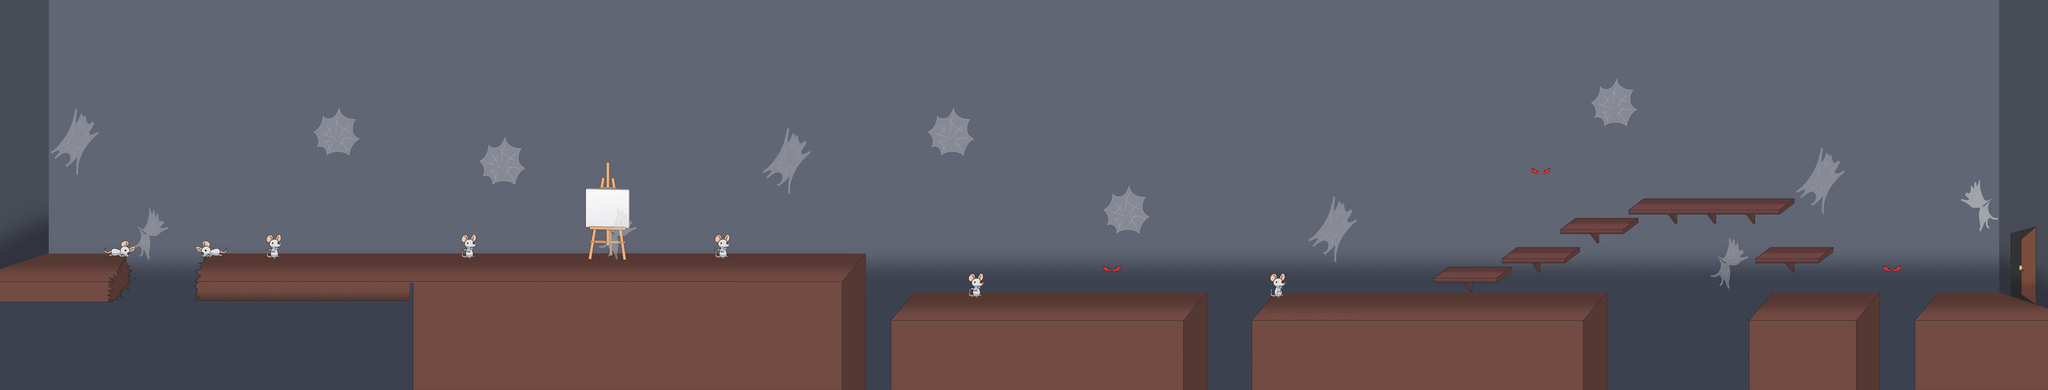

This is a level from a 2D game, rendered from its Tiled map with the project's own tilesets. A one-line summary and the map file follow, with tile-layer data summarised:
An orthogonal 210x40 tile map with 45x45 px tiles, 18 tile layers (LanzaPapa, Pogo, Lampara, Capita, ...), 2 tilesets.

<map version="1.0" orientation="orthogonal" renderorder="right-down" width="210" height="40" tilewidth="45" tileheight="45" nextobjectid="1">
 <tileset firstgid="1" name="Fondo sotano" tilewidth="45" tileheight="45" tilecount="1296" columns="54">
  <image source="TileSotano.png" width="2448" height="1116" />
 </tileset>
 <tileset firstgid="1297" name="Fondo sotano 2" tilewidth="45" tileheight="45" tilecount="2915" columns="55">
  <image source="TileArmario.png" width="2475" height="2400" />
 </tileset>
 <layer name="LanzaPapa" width="210" height="40">
  <data>[8400 cells, 0 non-empty, 0 distinct tile ids]</data>
 </layer>
 <layer name="Pogo" width="210" height="40">
  <data>[8400 cells, 0 non-empty, 0 distinct tile ids]</data>
 </layer>
 <layer name="Lampara" width="210" height="40">
  <data>[8400 cells, 0 non-empty, 0 distinct tile ids]</data>
 </layer>
 <layer name="Capita" width="210" height="40">
  <data>[8400 cells, 0 non-empty, 0 distinct tile ids]</data>
 </layer>
 <layer name="PisoFondo" width="210" height="40">
  <data>[8400 cells, 8400 non-empty, 35 distinct tile ids]</data>
 </layer>
 <layer name="ZonaMuerte" width="210" height="40">
  <data>[8400 cells, 210 non-empty, 1 distinct tile ids]</data>
 </layer>
 <layer name="DetallesFondo" width="210" height="40">
  <data>[8400 cells, 2153 non-empty, 254 distinct tile ids]</data>
 </layer>
 <layer name="Plataformas" width="210" height="40">
  <data>[8400 cells, 209 non-empty, 21 distinct tile ids]</data>
 </layer>
 <layer name="Plataformas2" width="210" height="40">
  <data>[8400 cells, 0 non-empty, 0 distinct tile ids]</data>
 </layer>
 <layer name="PlataformasNoCruzar" width="210" height="40">
  <data>[8400 cells, 0 non-empty, 0 distinct tile ids]</data>
 </layer>
 <layer name="ZonaDaño" width="210" height="40">
  <data>[8400 cells, 0 non-empty, 0 distinct tile ids]</data>
 </layer>
 <layer name="ParedPuerta" width="210" height="40">
  <data>[8400 cells, 300 non-empty, 140 distinct tile ids]</data>
 </layer>
 <layer name="Guardado" width="210" height="40">
  <data>[8400 cells, 0 non-empty, 0 distinct tile ids]</data>
 </layer>
 <layer name="VidaExtra" width="210" height="40">
  <data>[8400 cells, 0 non-empty, 0 distinct tile ids]</data>
 </layer>
 <layer name="DetallesFondo2" width="210" height="40">
  <data>[8400 cells, 90 non-empty, 68 distinct tile ids]</data>
 </layer>
 <layer name="CapaEncima" width="210" height="40">
  <data>[8400 cells, 0 non-empty, 0 distinct tile ids]</data>
 </layer>
 <layer name="Puerta1" width="210" height="40">
  <data>[8400 cells, 27 non-empty, 27 distinct tile ids]</data>
 </layer>
 <layer name="Puerta2" width="210" height="40">
  <data>[8400 cells, 28 non-empty, 1 distinct tile ids]</data>
 </layer>
</map>
